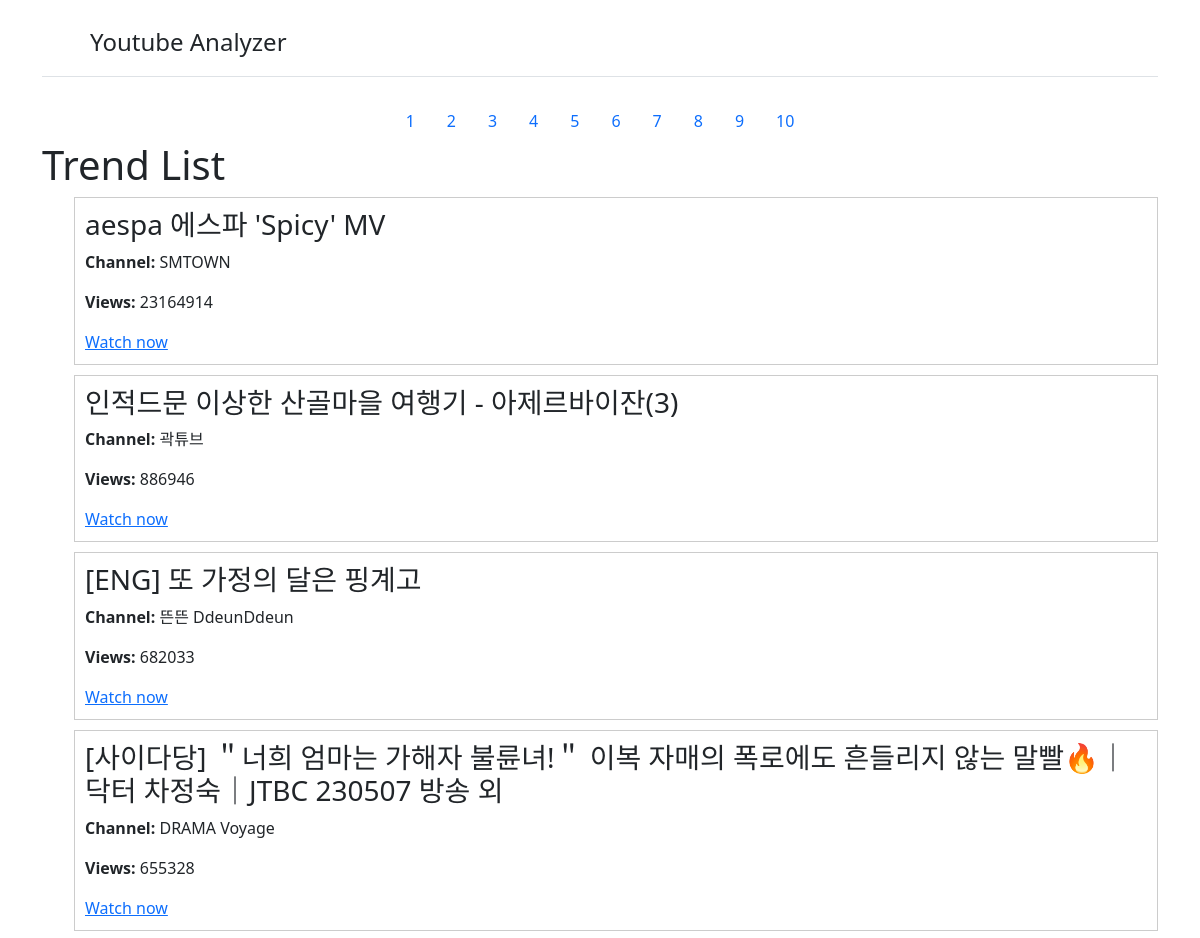
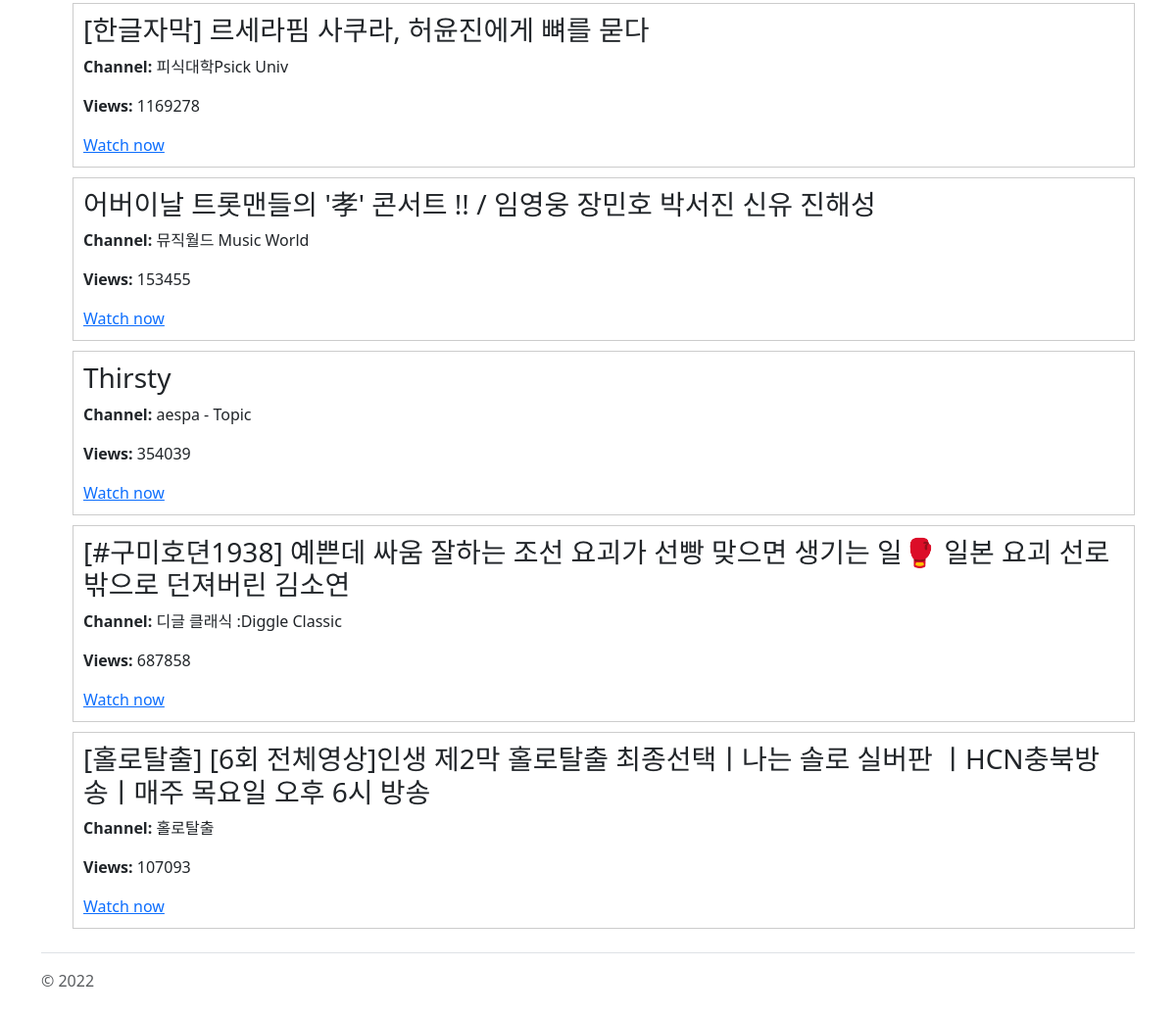
/showTrendList/1/, run on the app's committed database (2 pictures, top to bottom).
### webapp/models.py (models this page shows)
class TrendList(models.Model):
    LoadDate = models.CharField(null=True, default='', max_length=100)
    title = models.CharField(max_length=100)
    channel_title = models.CharField(null=True, default='', max_length=100)
    views = models.BigIntegerField(null=True, default=0)
    video_id = models.CharField(max_length=100)
    url = models.CharField(max_length=200)

### webapp/views.py (the view)
# urls.py: path('showTrendList/<int:param>/',webapp.views.showTrendList, name='showTrendList'),
def showTrendList(request, param):
    all_videos = TrendList.objects.all()
    tlList = []
    for index in range((int(param)-1)*10, int(param)*10-1):
        tlList.append(all_videos[index])
    return render(request, 'trendList/showTrendList.html', context={'tl': tlList})

### webapp/templates/trendList/showTrendList.html (shortened to what this page needs)
<!DOCTYPE html>
<html lang="en">
  <head>
    <link
      href="https://cdn.jsdelivr.net/npm/bootstrap@5.3.0-alpha2/dist/css/bootstrap.min.css"
      rel="stylesheet"
    />
  </head>
  <body>
    <main>
      <div class="container py-4">
        <header class="pb-3 mb-4 border-bottom">
          <a
            href="/"
            class="d-flex align-items-center text-dark text-decoration-none"
          >
            <svg
              xmlns="http://www.w3.org/2000/svg"
              width="40"
              height="32"
              class="me-2"
              viewBox="0 0 118 94"
              role="img"
            >
              <title>Bootstrap</title>
              {% comment %} <path
                fill-rule="evenodd"
                clip-rule="evenodd"
                d="M24.509 0c-6.733 0-11.715 5.893-11.492 12.284.214 6.14-.064 14.092-2.066 20.577C8.943 39.365 5.547 43.485 0 44.014v5.972c5.547.529 8.943 4.649 10.951 11.153 2.002 6.485 2.28 14.437 2.066 20.577C12.794 88.106 17.776 94 24.51 94H93.5c6.733 0 11.714-5.893 11.491-12.284-.214-6.14.064-14.092 2.066-20.577 2.009-6.504 5.396-10.624 10.943-11.153v-5.972c-5.547-.529-8.934-4.649-10.943-11.153-2.002-6.484-2.28-14.437-2.066-20.577C105.214 5.894 100.233 0 93.5 0H24.508zM80 57.863C80 66.663 73.436 72 62.543 72H44a2 2 0 01-2-2V24a2 2 0 012-2h18.437c9.083 0 15.044 4.92 15.044 12.474 0 5.302-4.01 10.049-9.119 10.88v.277C75.317 46.394 80 51.21 80 57.863zM60.521 28.34H49.948v14.934h8.905c6.884 0 10.68-2.772 10.68-7.727 0-4.643-3.264-7.207-9.012-7.207zM49.948 49.2v16.458H60.91c7.167 0 10.964-2.876 10.964-8.281 0-5.406-3.903-8.178-11.425-8.178H49.948z"
                fill="currentColor"
              ></path> {% endcomment %}
            </svg>
            <span class="fs-4">Youtube Analyzer</span>
          </a>
        </header>
        <body>
              <ul class="nav justify-content-center">
                <li class="nav-item">
                  <a class="nav-link" href="{%url 'showTrendList' 1%}">1</a>
                </li>
                <li class="nav-item">
                  <a class="nav-link" href="{%url 'showTrendList' 2%}">2</a>
                </li>
                  <li class="nav-item">
                  <a class="nav-link" href="{%url 'showTrendList' 3%}">3</a>
                </li>
                <li class="nav-item">
                   <a class="nav-link" href="{%url 'showTrendList' 4%}">4</a>
                </li>
                <li class="nav-item">
                  <a class="nav-link" href="{%url 'showTrendList' 5%}">5</a>
                </li>
                <li class="nav-item">
                  <a class="nav-link" href="{%url 'showTrendList' 6%}">6</a>
                </li>
                  <li class="nav-item">
                  <a class="nav-link" href="{%url 'showTrendList' 7%}">7</a>
                </li>
                <li class="nav-item">
                   <a class="nav-link" href="{%url 'showTrendList' 8%}">8</a>
                </li>
                  <li class="nav-item">
                  <a class="nav-link" href="{%url 'showTrendList' 9%}">9</a>
                </li>
                <li class="nav-item">
                   <a class="nav-link" href="{%url 'showTrendList' 10%}">10</a>
                </li>
              </ul>
              <h1>Trend List</h1>
              <ul>
              {% for item in tl %}
                <li class="trend-item">
                  <h3>{{ item.title }}</h3>
                  <p><strong>Channel:</strong> {{ item.channel_title }}</p>
                  <p><strong>Views:</strong> {{ item.views }}</p>
                  <a href="{{ item.url }}">Watch now</a>
                </li>
              {% endfor %}
              </ul>
        </body>
        <footer class="pt-3 mt-4 text-muted border-top">&copy; 2022</footer>
      </div>
    </main>
  </body>
</html>

### webapp/templates/trendList/showTrendList.html (style rules this page uses)
.trend-item { border: 1px solid #ccc; padding: 10px; margin-bottom: 10px; list-style-type: none; }

### data on the page
TrendList: title "aespa 에스파 'Spicy' MV", channel_title "SMTOWN", views "23164914"
TrendList: title "인적드문 이상한 산골마을 여행기 - 아제르바이잔(3)", channel_title "곽튜브", views "886946"
TrendList: title "[ENG] 또 가정의 달은 핑계고", channel_title "뜬뜬 DdeunDdeun", views "682033"
TrendList: title "[사이다당] ＂너희 엄마는 가해자 불륜녀!＂ 이복 자매의 폭로에도 흔들리지 않는 말빨🔥｜닥터 차정숙｜JTBC 230507 방송 외", channel_title "DRAMA Voyage", views "655328"
TrendList: title "[한글자막] 르세라핌 사쿠라, 허윤진에게 뼈를 묻다", channel_title "피식대학Psick Univ", views "1169278"
TrendList: title "어버이날 트롯맨들의 '孝' 콘서트 !! / 임영웅 장민호 박서진 신유 진해성", channel_title "뮤직월드 Music World", views "153455"
TrendList: title "Thirsty", channel_title "aespa - Topic", views "354039"
TrendList: title "[#구미호뎐1938] 예쁜데 싸움 잘하는 조선 요괴가 선빵 맞으면 생기는 일🥊 일본 요괴 선로 밖으로 던져버린 김소연", channel_title "디글 클래식 :Diggle Classic", views "687858"
TrendList: title "[홀로탈출] [6회 전체영상]인생 제2막 홀로탈출 최종선택ㅣ나는 솔로 실버판 ㅣHCN충북방송ㅣ매주 목요일 오후 6시 방송", channel_title "홀로탈출", views "107093"
